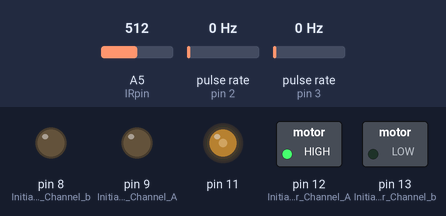
The sketch below on a simulated Arduino Uno, built with avr-gcc and run on an emulated ATmega328P. Shown: switched loads named in the sketch (green lamp = pin HIGH), output pins drawn as LEDs (lit = HIGH). Wiring (inferred from the names in the program): 2 × pulse sensor: data pin 2 / data pin 3. The inputs (shaded band) are chosen by the test bench; at power-on: A5 (IRpin) = 512, pulse rate (sensors on pin 2, pin 3) 0 Hz. Pins used as bus, display or sensor lines are not drawn; what the sketch prints to the serial monitor is not drawn.

Above: at 2.2 s.
2.3 s: A5 (IRpin) set to 329
5.3 s: A5 (IRpin) set to 301
At 6.4 s:
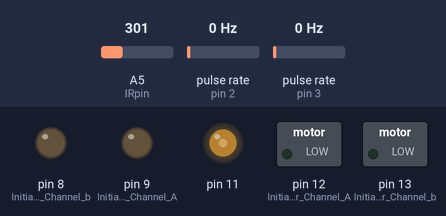
Timing chart, 0 to 8.3 s (numbered marks = the images above; inputs shaded):
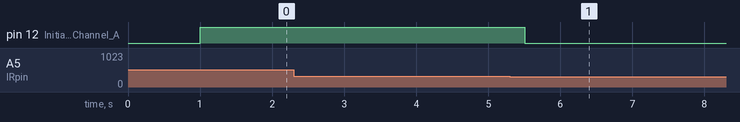

The sketch:

testeInterrupt1.ino
```cpp
const int encoderEsquerdo = 3;
const int encoderDireito = 2;
const int interrupt3 = 3;
int detectStateDir=0; // Variable for reading the encoder status
volatile int contaDir = 0;
volatile int contaEsq = 0;
  // Distance sensor
  int IRpin = 5;                                    // analog pin for reading the IR sensor


void setup() {
  //Setup Channel A
  pinMode(12, OUTPUT); //Initiates Motor Channel A pin
  pinMode(9, OUTPUT); //Initiates Brake Channel A pin

  //Setup Channel B
  pinMode(13, OUTPUT); //Initiates Motor Channel b pin
  pinMode(8, OUTPUT);  //Initiates Brake Channel b pin

  //Setup encoders
  pinMode(encoderEsquerdo, INPUT);
  pinMode(encoderDireito, INPUT);

  //Setup serial:
  Serial.begin(9600);

  //Start engines:

  forward();

  delay(1000);
  contaEsq = 0;
  contaDir = 0;

  //Setup interrupts:
  attachInterrupt(0,interruptEncoderDireito,CHANGE);
  attachInterrupt(1,interruptEncoderEsquerdo,CHANGE);


}

void interruptEncoderEsquerdo() {
  contaEsq++;
}

void interruptEncoderDireito() {
  contaDir++;
}

void forward() {
    pinMode(9, OUTPUT); //Initiates Brake Channel A pin
    pinMode(9, OUTPUT); //Initiates Brake Channel A pin

  digitalWrite(13, LOW);  //Establishes forward direction of Channel B
  digitalWrite(8, LOW);   //Disengage the Brake for Channel B
  analogWrite(11, 98);    //Spins the motor on Channel B at half speed


  digitalWrite(12, LOW); //Establishes forward direction of Channel A
  digitalWrite(9, LOW);   //Disengage the Brake for Channel A
  analogWrite(3, 106);   //Roda o motor no canal A em meia velocidade

}

void turnRight() {
    pinMode(9, OUTPUT); //Initiates Brake Channel A pin
    pinMode(9, OUTPUT); //Initiates Brake Channel A pin

  digitalWrite(13, LOW);  //Establishes forward direction of Channel B
  digitalWrite(8, LOW);   //Disengage the Brake for Channel B
  analogWrite(11, 98);    //Spins the motor on Channel B at half speed


  digitalWrite(12, HIGH); //Establishes forward direction of Channel A
  digitalWrite(9, LOW);   //Disengage the Brake for Channel A
  analogWrite(3, 106);   //Roda o motor no canal A em meia velocidade

}

void loop() {
  float volts = analogRead(IRpin)*0.0048828125;   // value from sensor * (5/1024) - if running 3.3.volts then change 5 to 3.3
  float distance = (65*pow(volts, -1.10)) / 10.0;          // worked out from graph 65 = theretical distance / (1/Volts)S - luckylarry.co.uk

  if(distance < 4.0) {
    turnRight();
    delay(500);
    forward();
  }
  Serial.println("D:");
  Serial.print(contaDir);
  Serial.print(" E:");
  Serial.print(contaEsq);
}
```

Measured:
- the behaviour switches between 319 and 318 on A5 (IRpin) (found by bisection; images 0 and 1)
- after the input at 5.3 s, pin 12 (Initiates_Motor_Channel_A): HIGH → LOW after 0.21 s
